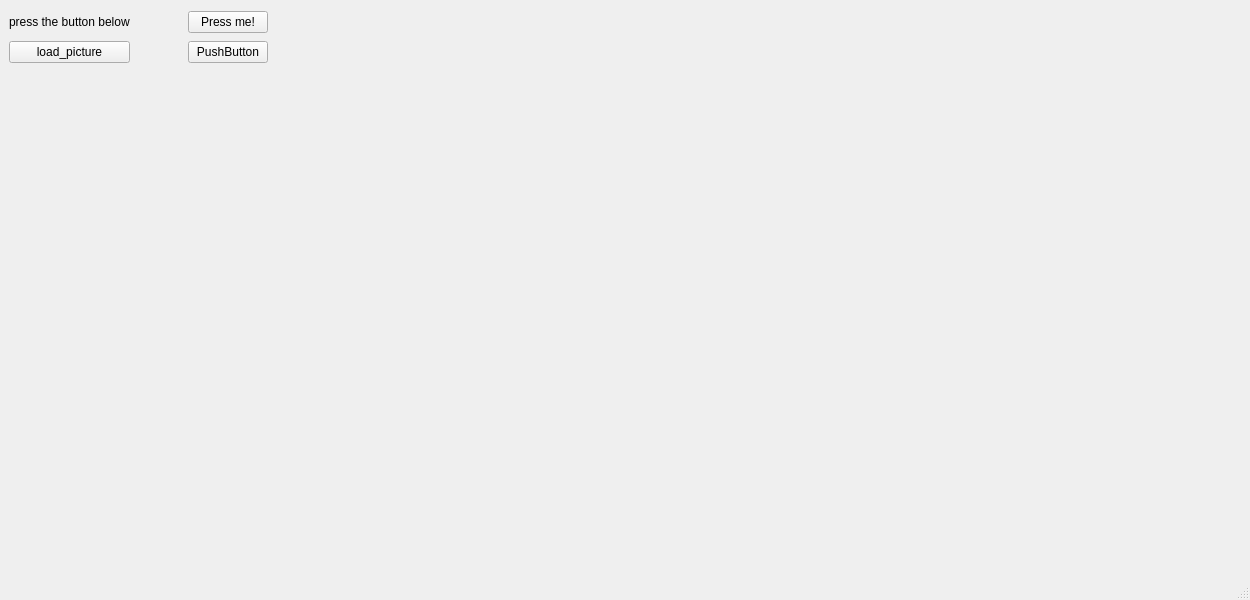
<?xml version="1.0" encoding="UTF-8"?>
<ui version="4.0">
 <class>MainWindow</class>
 <widget class="QMainWindow" name="MainWindow">
  <property name="geometry">
   <rect>
    <x>0</x>
    <y>0</y>
    <width>1250</width>
    <height>600</height>
   </rect>
  </property>
  <property name="cursor">
   <cursorShape>ArrowCursor</cursorShape>
  </property>
  <property name="windowTitle">
   <string>MainWindow</string>
  </property>
  <widget class="QWidget" name="centralwidget">
   <widget class="QWidget" name="gridLayoutWidget_2">
    <property name="geometry">
     <rect>
      <x>9</x>
      <y>9</y>
      <width>259</width>
      <height>56</height>
     </rect>
    </property>
    <layout class="QGridLayout" name="gridLayout_2">
     <item row="0" column="0">
      <widget class="QLabel" name="label">
       <property name="cursor">
        <cursorShape>ArrowCursor</cursorShape>
       </property>
       <property name="text">
        <string>press the button below</string>
       </property>
      </widget>
     </item>
     <item row="0" column="2">
      <widget class="QPushButton" name="pushButton">
       <property name="cursor">
        <cursorShape>PointingHandCursor</cursorShape>
       </property>
       <property name="text">
        <string>Press me!</string>
       </property>
      </widget>
     </item>
     <item row="0" column="1">
      <spacer name="horizontalSpacer">
       <property name="orientation">
        <enum>Qt::Horizontal</enum>
       </property>
       <property name="sizeHint" stdset="0">
        <size>
         <width>40</width>
         <height>20</height>
        </size>
       </property>
      </spacer>
     </item>
     <item row="1" column="0">
      <widget class="QPushButton" name="pushButton_2">
       <property name="text">
        <string>load_picture</string>
       </property>
      </widget>
     </item>
     <item row="1" column="2">
      <widget class="QPushButton" name="show_blog_btn">
       <property name="text">
        <string>PushButton</string>
       </property>
      </widget>
     </item>
    </layout>
   </widget>
  </widget>
  <widget class="QMenuBar" name="menubar">
   <property name="geometry">
    <rect>
     <x>0</x>
     <y>0</y>
     <width>1250</width>
     <height>22</height>
    </rect>
   </property>
  </widget>
  <widget class="QStatusBar" name="statusbar"/>
 </widget>
 <resources/>
 <connections/>
</ui>
